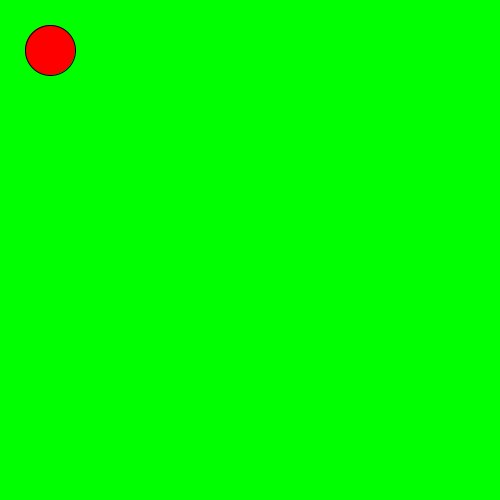
Frame 1 (no input)
Frame 60 (the mouse pressed at the canvas centre just before this capture): identical to frame 1, image omitted
Frame 120 (the mouse held since frame 60 and released just before this capture): identical to frame 1, image omitted

The Processing sketch that drew this single still picture (run headless with seeded random() and noise(); from frame 60 on, the mouse is pressed at the canvas centre):

// Processing sketch: slippery_dot
// ── slippery_dot.pde
/*** When you are done, this program will draw an ellipse 
     that jumps to new location each time you click on it.
***/
 
 // 1. Create three integer variables to represent the x, y, and the size of the ellipse
       int x=50;
       int y=50; 
       int radius=50;
    
    void setup() {
      // 2. Set the size of your sketch
  size(500,500);
    }
    
    void draw() {
    
      // 3. Set the background color of your sketch

      background(0,1000,0);
      // 4. Draw an ellipse using the variables created at the top of the sketch for the location and size of your ellipse. 
      //    Make sure it fits in the window. Change the variables if it does not.
    fill(#FF0000);
    ellipse(x,y,radius,radius);
    
    }
    
    /******** This method gets called automatically when you press the mouse ************/
    void mousePressed() {
      //5. Create an integer variable called distance
      int distance= getDistanceFromMouse(x,y);
      //6. The getDistanceFromMouse() method below returns a number.
      //   Set the value of your distance variable to the value returned by the getDistance method
      //   You will need to pass the x and y location of your ellipse to this method.
    
          
      //7.  Use an if statement to check if your distance variable is < the radius of the ellipse
      //    If it is, make a new x AND y for the ellipse, for a new random location on the window
      //    Hint: Use code like this      x = (int) random(width);
      if(distance<radius){
      x = (int) random(width);
    y = (int) random(height);
  }
    }
    /********  This method gives you the number of pixels between the mouse and the x,y point ***********/
    int getDistanceFromMouse(int x, int y) {
      return (int)Math.sqrt(Math.pow((mouseX-x),2) + Math.pow((mouseY-y),2));
    }
